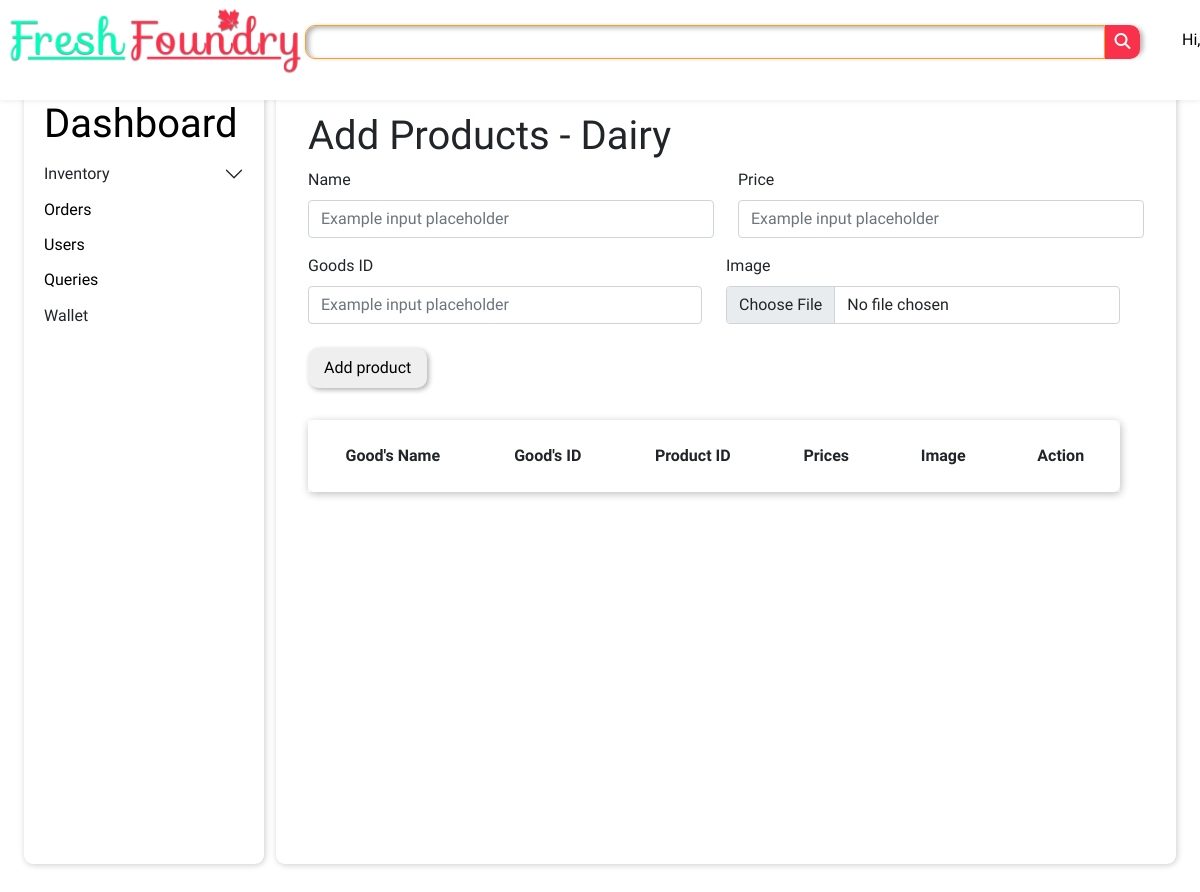
The app's page /Admin/a_dairy.php, older data.
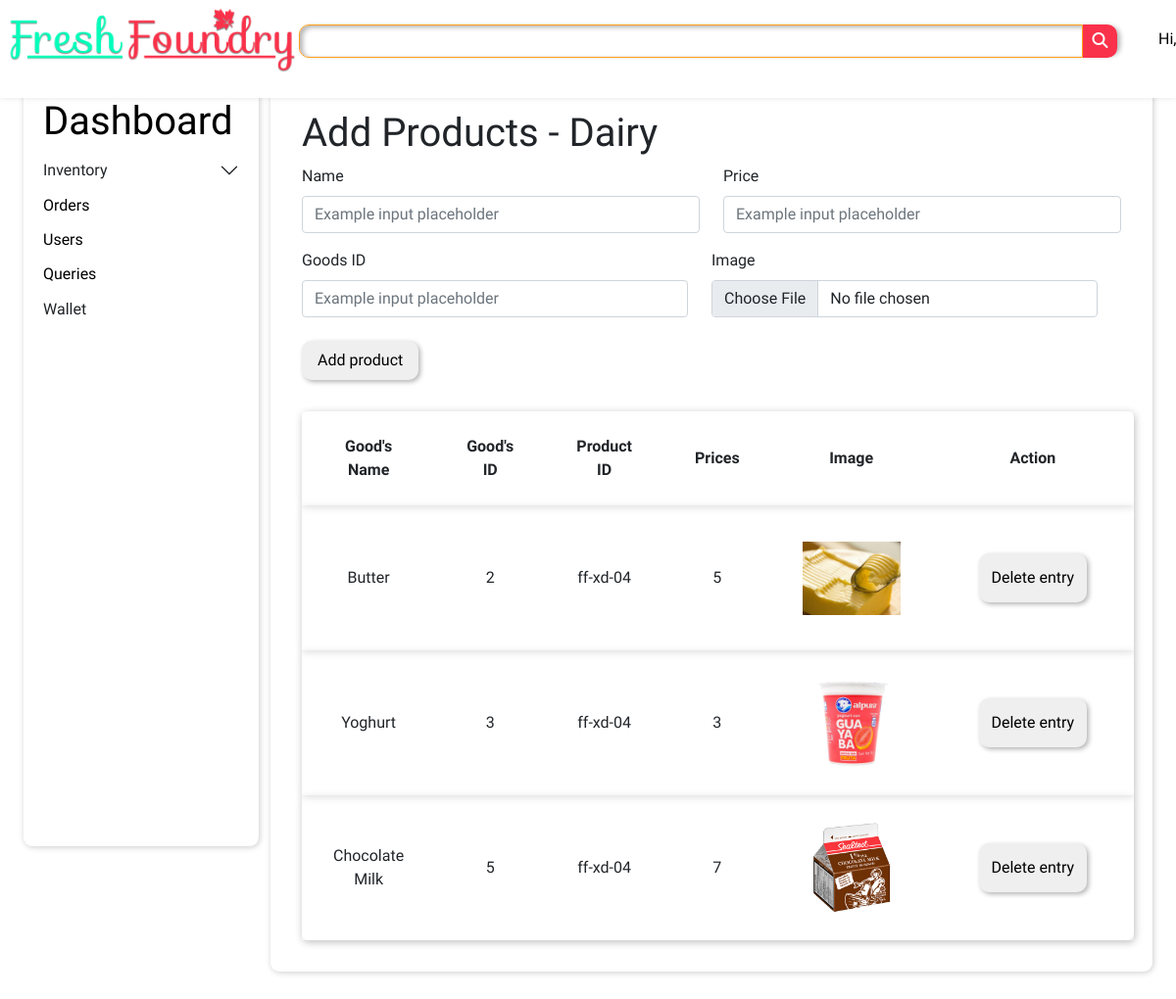
The same page, newer data.
### tables this page shows
CREATE TABLE `dairy` (
  `sr_no` int(11) NOT NULL,
  `goods` varchar(255) NOT NULL,
  `goods_id` varchar(255) NOT NULL,
  `prod_id` varchar(255) NOT NULL,
  `price` int(11) NOT NULL,
  `image` varchar(255) NOT NULL
);

### Admin/a_dairy.php (the view, shortened to what this page needs)
<?php
    @include'../dbadmin.php';
?>
<!DOCTYPE html>
<html lang="en">
<head>
    <link rel="stylesheet" href="../style/admin_style.css">
    <link rel="stylesheet" href="../style/style.css">
    <link rel="stylesheet" href="https://cdn.jsdelivr.net/npm/bootstrap@5.1.3/dist/css/bootstrap.min.css">
</head>
<body>
    <header>
        <div class="logo">
            <a href="../indexloggedin.php"><img src="../Assets/Images/FreshLogo0.3.png" alt=""></a>
        </div>
        <div class="shadow-box">
            <div class="searchbar">
                <input type="text">
                <a href="#"><button><i class="fas fa-search"></i></button></a>
            </div>
        </div>
        <div class="nav">
            <nav class="navbar">
                <ul>
                    <li><a href="#">Hi, <?php echo ucfirst($_COOKIE['user_cookie']);?></a></li>
                </ul>
            </nav>
        </div>
    </header>
    <main>
        <div class="dashboard">
            <h1 class="dashhead">
            <a href="../lollipop.php">Dashboard</a>
            </h1>
            <div class="accordion accordion-flush">
                <div class="accordion-item">
                  <h2 class="accordion-header" id="flush-headingOne">
                    <h2 class="accordion-button collapsed" style="cursor: pointer; margin: 0%;" data-bs-toggle="collapse" data-bs-target="#flush-collapseOne" aria-expanded="false" aria-controls="flush-collapseOne">
                      Inventory
                    </h2>
                  </h2>
                </div>
              </div>
            <h2 class="dashitem">
                <a style="text-decoration: none;color: black;" href="./allorders.php">Orders</a>
            </h2>
            <h2 class="dashitem">
                <a style="text-decoration: none;color: black;" href="./users.php">Users</a>
            </h2>
            <h2 class="dashitem">
                <a style="text-decoration: none;color: black;" href="./cxqueries.php">Queries</a>
            </h2>
            <h2 class="dashitem">
                Wallet
            </h2>
        </div>
        <div class="adminops">
            <form action="goods_execute.php" method="POST" enctype="multipart/form-data">
                <h1 class="formHead">Add Products - Dairy</h1>
                <div class="row">
                    <div class="mb-3 col">
                        <label for="nameField" class="form-label opsFormIp1">Name</label>
                        <input type="text" name="goods_name" class="form-control" id="nameInput" placeholder="Example input placeholder">
                    </div>
                    <div class=" col">
                        <label for="priceField" class="form-label opsFormIp1">Price</label>
                        <input type="text" name="price" class="form-control" id="nameInput" placeholder="Example input placeholder">
                    </div>
                <div class="row">
                    <div class=" col">
                        <label for="priceField" class="form-label opsFormIp1">Goods ID</label>
                        <input type="text" name="goods_id" class="form-control" id="nameInput" placeholder="Example input placeholder">
                    </div>
                    <div class=" col ">
                        <label for="formFile" class="form-label opsFormIp3">Image</label>
                        <input class="form-control"  name="image" type="file" id="formFile"><br/>
                    </div>
                <div><button type="submit" class="submit" style="border-radius:10px; border:none; box-shadow: 2px 2px 5px rgba(0,0,0,0.3); padding: 0.5em 1em;" >Add product</button>
            </form>
        </div>
        <div class="prods">
            <?php
                $query = "SELECT * FROM dairy";
                $stmt = $db->prepare($query);
                $stmt->execute();
                $row = $stmt->fetchAll(PDO::FETCH_ASSOC);
                echo '<div style=\'margin-top:2em;text-align:center\'><table>';
                echo '<tr style=\'font-weight:bold;\'><td>Good\'s Name</td><td>Good\'s ID</td><td>Product ID</td><td>Prices</td><td>Image</td><td>Action</td></tr>';
                foreach($row as $r){
                    echo '<form action=\'editprods.php\' method=\'POST\'><tr><input type=\'hidden\' name=\'goods_name\' value=\''.$r['goods'].'\'><td>'.$r['goods'].'</td><td>'.$r['goods_id'].'</td><input type=\'hidden\' name=\'prod_id\' value=\''.$r['prod_id'].'\'><td>'.$r['prod_id'].'</td><td>'.$r['price'].'</td><input type=\'hidden\' name=\'image\' value=\''.$r['image'].'\'><td><img style=\'width:100px;height:100px;object-fit:contain\' src=\'../uploads/'.$r['image'].'\'></td><td><input style=\'margin:1em;padding:.8em;border-radius:10px;border:none;box-shadow: 2px 2px 5px rgba(0,0,0,0.3);\' type=\'submit\' name=\'delete\' value=\'Delete entry\'></td></tr></form>';
                }
                echo '</table></div>';
            ?>
        </div>
    </main>
</body>
</html>

Row changes from the older to the newer data that the page shows:
added dairy: goods "Butter", goods_id "2", prod "ff-xd-04", price "5", image (picture)
added dairy: goods "Yoghurt", goods_id "3", prod "ff-xd-04", price "3", image (picture)
added dairy: goods "Chocolate Milk", goods_id "5", prod "ff-xd-04", price "7", image (picture)
